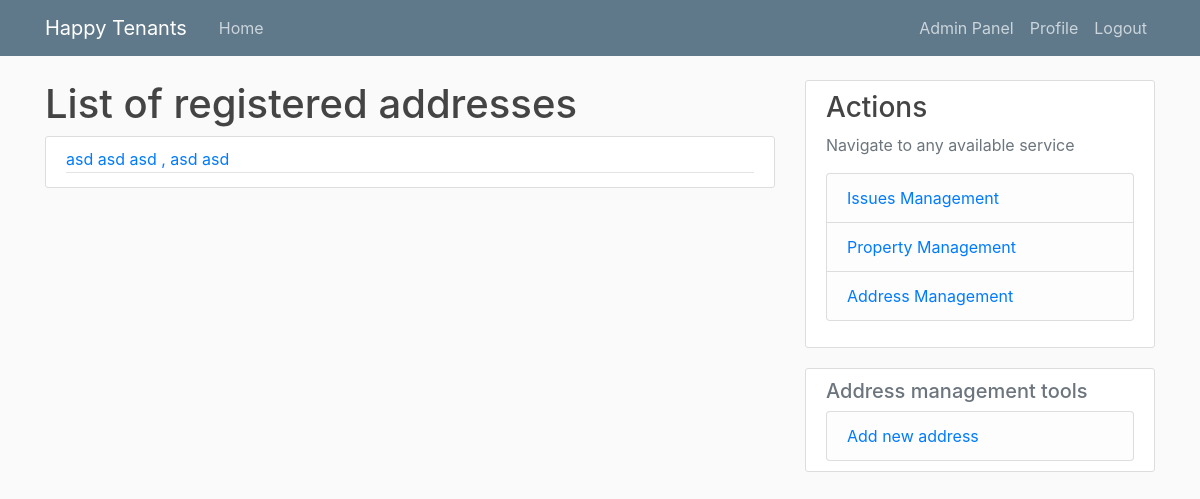
The app's page /addresses/ (signed in), older data.
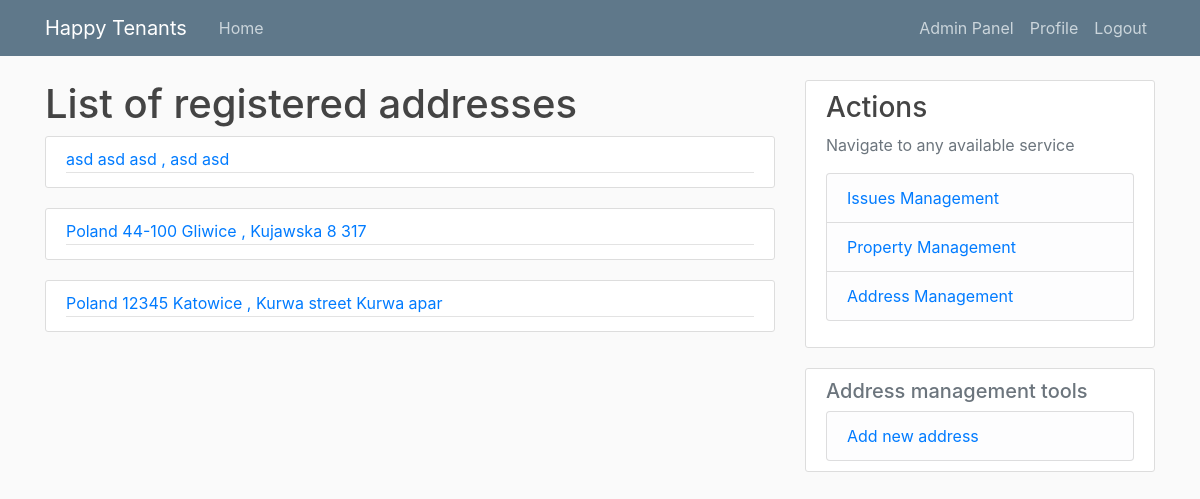
The same page, newer data.
### tenant_mgmt/models.py (models this page shows, shortened)
class Address(models.Model):
    street = models.CharField(max_length=50, null=False)
    apartment = models.CharField(max_length=10, null=False)
    city = models.CharField(max_length=50, null=False)
    zipCode = models.CharField(max_length=15, null=False)
    country = models.CharField(max_length=50, null=False)
    dateAdded = models.DateTimeField(auto_now_add=True)
    def __str__(self) -> str:
        return f'{self.country} {self.zipCode} {self.city} , {self.street} {self.apartment}'

### tenant_mgmt/views.py (the view)
# urls.py: path('addresses/', AddressListView.as_view(), name='addresses'),
@method_decorator([login_required, manager_requred], name='dispatch')
class AddressListView(ListView):
    model = Address
    template_name = 'tnt_mgmt/address/list.html'
    context_object_name = 'addresses'

### tenant_mgmt/templatetags/extra_filters.py (called while the page is built)
@register.filter(name='has_groups')
def has_groups(user, group_names):
    groups = list(group_names.split('|'))
    userGroups = user.groups.all()
    for groupName in groups:
        group = Group.objects.get(name=groupName)
        if group in userGroups:
            return True
    return False

@register.filter(name='is_active')
def is_active(user):
    return len(user.groups.all()) > 0

### tenant_mgmt/templates/tnt_mgmt/address/list.html (shortened to what this page needs)
{% extends "./base.html" %}
{% block content %}
    <h1>List of registered addresses</h1>
    {% for address in addresses %}
        <article class="media content-section">
            <div class="media-body">
            <div class="article-metadata">
                <a class="mr-2" href="{% url 'addressDetails' address.id %}">{{ address }}</a>
            </div>
            </div>
        </article>
    {% endfor %}
{% endblock content %}

### tenant_mgmt/templates/tnt_mgmt/address/base.html
{% extends "tnt_mgmt/base.html" %}
{% block additional_actions %}
    <div class="content-section">
        <h5 class='text-muted'>Address management tools</h5>
        <ul class="list-group">
            <li class="list-group-item list-group-item-light"><a href="{% url 'newAddress' %}">Add new address</a></li>
        </ul>
    </div>
{% endblock additional_actions %}

### tenant_mgmt/templates/tnt_mgmt/base.html (shortened to what this page needs)
{% load static %}
{% load extra_filters %}
<!DOCTYPE html>
<html>
    <head>
        <link rel="stylesheet" href="https://cdn.jsdelivr.net/npm/bootstrap@4.3.1/dist/css/bootstrap.min.css">
        <link rel="stylesheet" href="{% static 'tnt_mgmt/base.css'%}" type="text/css">
    </head>
    <body>
        <header class="site-header">
            <nav class="navbar navbar-expand-md navbar-dark bg-steel fixed-top">
              <div class="container">
                <a class="navbar-brand mr-4" href="{% url 'tnt-mgmt-home' %}">Happy Tenants</a>
                <div class="collapse navbar-collapse" id="navbarToggle">
                  <div class="navbar-nav mr-auto">
                    <a class="nav-item nav-link" href="{% url 'tnt-mgmt-home' %}">Home</a>
                  </div>
                  <div class="navbar-nav">
                    {% if request.user.is_authenticated %}
                      {% if request.user|has_groups:"administrator" %}
                        <a class="nav-item nav-link" href="/../admin">Admin Panel</a>
                      {% endif %}
                      <a class="nav-item nav-link" href="{% url 'profile' %}">Profile</a>
                      <a class="nav-item nav-link" href="{% url 'logout' %}">Logout</a>
                    {% else %}
                      <a class="nav-item nav-link" href="{% url 'login' %}">Login</a>
                      <a class="nav-item nav-link" href="{% url 'register' %}">Register</a>
                    {% endif %}
                  </div>
                </div>
              </div>
            </nav>
        </header>
        <main role="main" class="container">
            <div class="row">
              <div class="col-md-8">
                {% block content %}{% endblock %}
              </div>
              {% if request.user.is_authenticated %}
              <div class="col-md-4">
                <div class="content-section">
                  <h3>Actions</h3>
                  {% if not request.user|is_active %}
                    <p class='text-muted'>No available services</p>
                  {% else %}
                    <p class='text-muted'>Navigate to any available service
                      <ul class="list-group">
                        <li class="list-group-item list-group-item-light"><a href="{% url 'issues' %}">Issues Management</a></li>
                        {% if request.user|has_groups:"administrator|manager" %}
                          <li class="list-group-item list-group-item-light"><a href="{% url 'properties'%}">Property Management</a></li>
                          <li class="list-group-item list-group-item-light"><a href="{% url 'addresses'%}">Address Management</a></li>
                        {% endif %}
                      </ul>
                    </p>
                  {% endif %}
                </div>
                {% block additional_actions %}{% endblock %}
              </div>
              {% endif %}
            </div>
          </main>
    </body>
</html>

### tenant_mgmt/static/tnt_mgmt/base.css (style rules this page uses)
body { background: #fafafa; color: #333333; margin-top: 5rem; }
h1, h2, h3, h4, h5, h6 { color: #444444; }
ul { margin: 0; }
.bg-steel { background-color: #5f788a; }
.site-header .navbar-nav .nav-link { color: #cbd5db; }
.content-section { background: #ffffff; padding: 10px 20px; border: 1px solid #dddddd; border-radius: 3px; margin-bottom: 20px; }
.article-metadata { padding-bottom: 1px; margin-bottom: 4px; border-bottom: 1px solid #e3e3e3 }

Row changes from the older to the newer data that the page shows:
added Address: country+zipCode+city "Poland 44-100 Gliwice , Kujawska 8 317"
added Address: country+zipCode+city "Poland 12345 Katowice , Kurwa street Kurwa apar"
